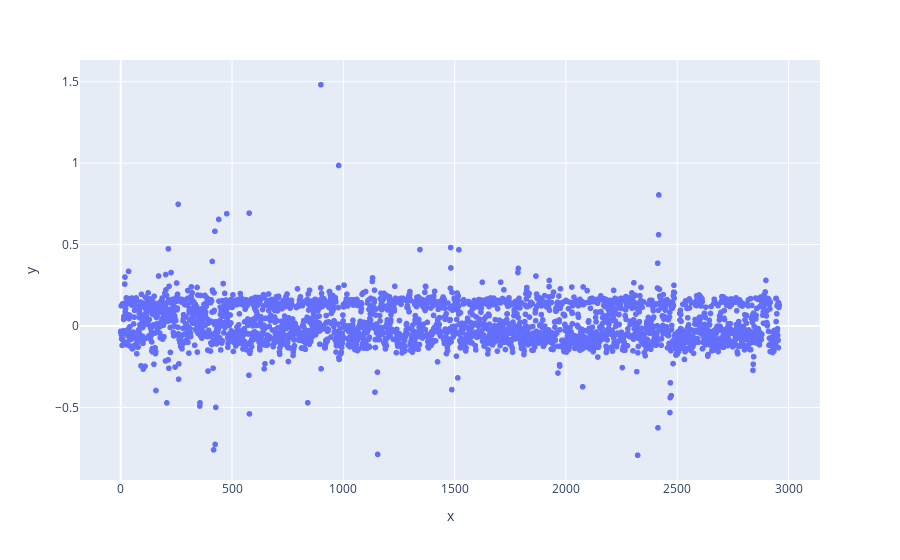

The cell this chart's notebook holds for it:
### Code cell
px.scatter(y=predictions)

### Figure 1 — Plotly figure (JSON) as saved in the notebook; plotly's stock layout.template omitted (floating-point values rounded to 4 significant figures; data arrays with more than 128 entries replaced by an {"elided": "..."} marker saying what was removed)
{"data": [{"hovertemplate": "x=%{x}<br>y=%{y}<extra></extra>", "legendgroup": "", "marker": {"color": "#636efa", "symbol": "circle"}, "mode": "markers", "name": "", "showlegend": false, "type": "scattergl", "x": {"elided": "2959 int values"}, "xaxis": "x", "y": {"elided": "2959 float values"}, "yaxis": "y"}], "layout": {"legend": {"tracegroupgap": 0}, "margin": {"t": 60}, "xaxis": {"anchor": "y", "domain": [0, 1], "title": {"text": "x"}}, "yaxis": {"anchor": "x", "domain": [0, 1], "title": {"text": "y"}}}}
